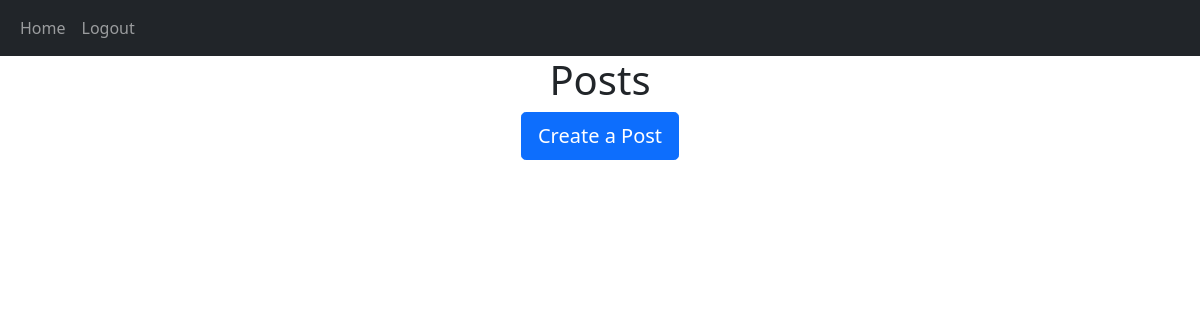
The page /home (signed in) on the database as committed earlier.
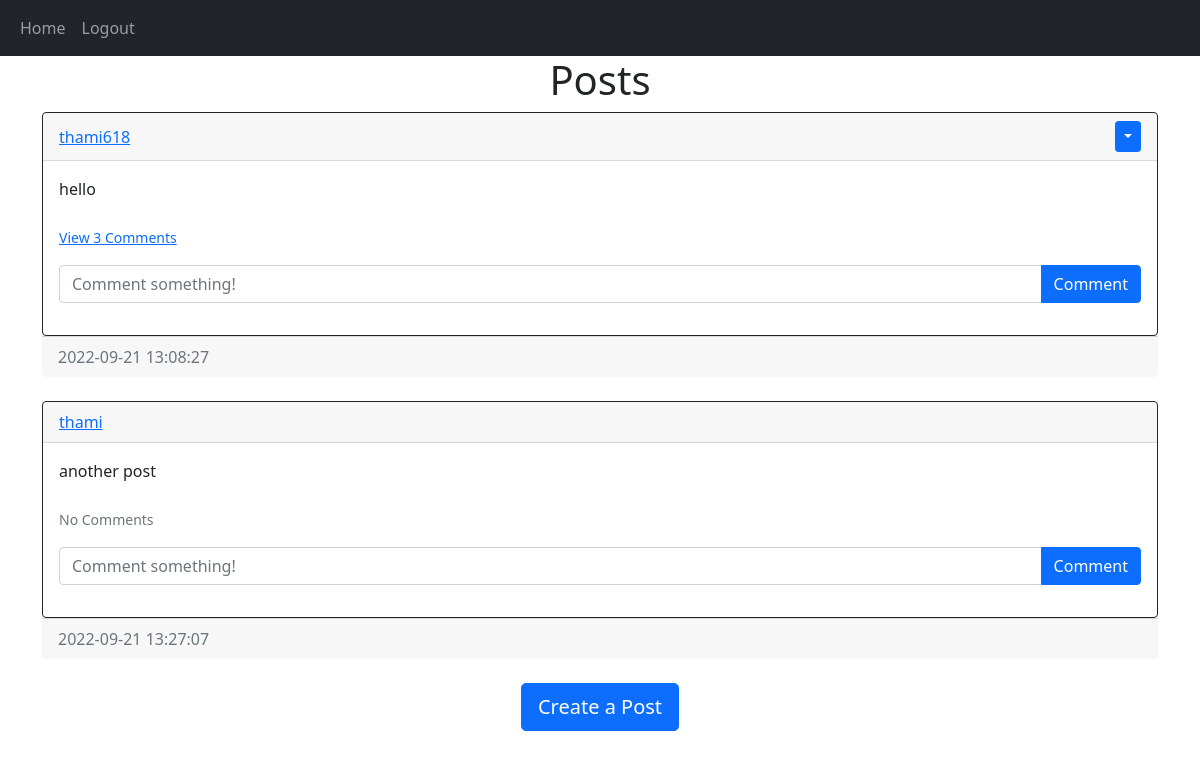
The same page on the database as committed later.
### BLOG/models.py (models this page shows)
class Post(db.Model):
    id = db.Column(db.Integer, primary_key=True)
    text = db.Column(db.Text, nullable=False)
    date_created = db.Column(db.DateTime(timezone=True), default=func.now())
    author = db.Column(db.Integer, db.ForeignKey('user.id', ondelete="CASCADE"), nullable=False)
    comments = db.relationship('Comment', backref='post', passive_deletes=True)

class User(db.Model, UserMixin):
    id = db.Column(db.Integer, primary_key=True)
    email = db.Column(db.String(150), unique=True)
    username = db.Column(db.String(150), unique=True)
    password = db.Column(db.String(150))
    date_created = db.Column(db.DateTime(timezone=True), default=func.now())
    posts = db.relationship('Post', backref='user', passive_deletes=True)
    comments = db.relationship('Comment', backref='user', passive_deletes=True)

### BLOG/views.py (the view)
@views.route("/")
@views.route("/home")
@login_required
def home():
    posts = Post.query.all()
    return render_template("home.html", user=current_user, posts=posts)

### BLOG/__init__.py (called while the page is built)
def create_app():
    app = Flask(__name__)
    app.config['SECRET_KEY'] = "gunnerview"
    app.config['SQLALCHEMY_DATABASE_URI'] = f'sqlite:///{DB_NAME}'
    db.init_app(app)
    from .views import views
    from .auth import auth
    app.register_blueprint(views, url_prefix="/")
    app.register_blueprint(auth, url_prefix="/")
    from .models import User, Post, Comment
    from .models import User
    create_database(app)
    login_manager = LoginManager()
    login_manager.login_view = "auth.login"
    login_manager.init_app(app)
    @login_manager.user_loader
    def load_user(id):
        return User.query.get(int(id))
    return app

### BLOG/templates/home.html
{% extends "posts_div.html" %} {% block title %}Home{% endblock %}

### BLOG/templates/posts_div.html (shortened to what this page needs)
{% extends "base.html" %} {% block title %}Home{% endblock %} {% block content
    %}
    <h1 align="center">{% block header %}Posts{% endblock %}</h1>
    <div id="posts">
      {% for post in posts %}
      <div class="card border-dark">
        <div class="card-header d-flex justify-content-between align-items-center">
          <a href="/posts/{{post.user.username}}">{{post.user.username}}</a>
          {% if user.id == post.author %}
          <div class="btn-group">
            <button
              type="button"
              class="btn btn-sm btn-primary dropdown-toggle"
              data-bs-toggle="dropdown"
            ></button>
          </div>
          {% endif %}
        </div>
        <div class="card-body">
          <div class="card-text">{{post.text}}</div>
          <br />
          <p class="card-text">
            {% if post.comments|length > 0 %}
            <a data-bs-toggle="collapse" href="#comments-{{post.id}}" role="button">
              <small>View {{post.comments|length}} Comments</small>
            </a>
            {% else %}
            <small class="text-muted">No Comments</small>
            {% endif %}
          </p>
          <form
            class="input-group mb-3"
            method="POST"
            action="/create-comment/{{post.id}}"
          >
            <input
              type="text"
              id="text"
              name="text"
              class="form-control"
              placeholder="Comment something!"
            />
            <button type="submit" class="btn btn-primary">Comment</button>
          </form>
        </div>
        </div>
        <div class="card-footer text-muted">{{post.date_created}}</div>
      </div>
      <br/ > {% endfor %}
    </div>
    {% block footer %}
    <div align="center">
      <a href="/create-post"
        ><button type="button" class="btn btn-primary btn-lg">
          Create a Post
        </button></a
      >
    </div>
    {% endblock %} {% endblock %}

### BLOG/templates/base.html (shortened to what this page needs)
<!DOCTYPE html>
<html lang="en">
  <head>
    <link
      href="https://cdn.jsdelivr.net/npm/bootstrap@5.0.2/dist/css/bootstrap.min.css"
      rel="stylesheet"
    />
  </head>
  <body>
    <nav class="navbar navbar-expand-lg navbar-dark bg-dark">
      <div class="container-fluid">
        <div class="collapse navbar-collapse" id="navbar">
          <div class="navbar-nav">
            <a class="nav-item nav-link" href="/home">Home</a>
            {% if user.is_authenticated %}
            <a class="nav-item nav-link" href="/logout">Logout</a>
            {% else %}
            <a class="nav-item nav-link" href="/login">Login</a>
            <a class="nav-item nav-link" href="/sign-up">Sign Up</a>
            {% endif %}
          </div>
        </div>
      </div>
    </nav>
    <div class="container">{% block content %}{% endblock %}</div>
  </body>
</html>

Rows that differ between the two databases and show on the page:
added Post: user.username "thami618", text "hello", comments|length "3", date_created "2022-09-21 13:08:27"
added Post: user.username "thami", text "another post", shows "No Comments", date_created "2022-09-21 13:27:07"
